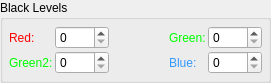
            <widget class="QGroupBox" name="grpBlackLvl">
             <property name="geometry">
              <rect>
               <x>10</x>
               <y>390</y>
               <width>271</width>
               <height>81</height>
              </rect>
             </property>
             <property name="toolTip">
              <string>Black levels calculated as selected above
either by filling with zeroes or scaling down</string>
             </property>
             <property name="title">
              <string>Black Levels</string>
             </property>
             <layout class="QGridLayout" name="gridLayout_3">
              <property name="leftMargin">
               <number>6</number>
              </property>
              <property name="topMargin">
               <number>6</number>
              </property>
              <property name="rightMargin">
               <number>6</number>
              </property>
              <property name="bottomMargin">
               <number>6</number>
              </property>
              <property name="spacing">
               <number>2</number>
              </property>
              <item row="2" column="4">
               <widget class="QSpinBox" name="spinBlckBlue">
                <property name="maximumSize">
                 <size>
                  <width>55</width>
                  <height>16777215</height>
                 </size>
                </property>
                <property name="focusPolicy">
                 <enum>Qt::FocusPolicy::WheelFocus</enum>
                </property>
                <property name="toolTip">
                 <string>Blue channel black level 0..4095</string>
                </property>
                <property name="maximum">
                 <number>4095</number>
                </property>
               </widget>
              </item>
              <item row="2" column="3">
               <widget class="QLabel" name="lblBlckBlue">
                <property name="palette">
                 <palette>
                  <active>
                   <colorrole role="WindowText">
                    <brush brushstyle="SolidPattern">
                     <color alpha="255">
                      <red>51</red>
                      <green>153</green>
                      <blue>255</blue>
                     </color>
                    </brush>
                   </colorrole>
                  </active>
                  <inactive>
                   <colorrole role="WindowText">
                    <brush brushstyle="SolidPattern">
                     <color alpha="255">
                      <red>51</red>
                      <green>153</green>
                      <blue>255</blue>
                     </color>
                    </brush>
                   </colorrole>
                  </inactive>
                  <disabled>
                   <colorrole role="WindowText">
                    <brush brushstyle="SolidPattern">
                     <color alpha="255">
                      <red>120</red>
                      <green>120</green>
                      <blue>120</blue>
                     </color>
                    </brush>
                   </colorrole>
                  </disabled>
                 </palette>
                </property>
                <property name="toolTip">
                 <string>Blue channel black level 0..4095</string>
                </property>
                <property name="text">
                 <string>Blue:</string>
                </property>
               </widget>
              </item>
              <item row="0" column="4">
               <widget class="QSpinBox" name="spinBlckGreen">
                <property name="maximumSize">
                 <size>
                  <width>55</width>
                  <height>16777215</height>
                 </size>
                </property>
                <property name="focusPolicy">
                 <enum>Qt::FocusPolicy::WheelFocus</enum>
                </property>
                <property name="toolTip">
                 <string>Green channel black level 0..4095</string>
                </property>
                <property name="maximum">
                 <number>4095</number>
                </property>
               </widget>
              </item>
              <item row="2" column="1">
               <widget class="QSpinBox" name="spinBlckGreen2">
                <property name="maximumSize">
                 <size>
                  <width>55</width>
                  <height>16777215</height>
                 </size>
                </property>
                <property name="focusPolicy">
                 <enum>Qt::FocusPolicy::WheelFocus</enum>
                </property>
                <property name="toolTip">
                 <string>Green2 channel black level 0..4095</string>
                </property>
                <property name="maximum">
                 <number>4095</number>
                </property>
               </widget>
              </item>
              <item row="0" column="0">
               <widget class="QLabel" name="lblBlckRed">
                <property name="palette">
                 <palette>
                  <active>
                   <colorrole role="WindowText">
                    <brush brushstyle="SolidPattern">
                     <color alpha="255">
                      <red>255</red>
                      <green>0</green>
                      <blue>0</blue>
                     </color>
                    </brush>
                   </colorrole>
                  </active>
                  <inactive>
                   <colorrole role="WindowText">
                    <brush brushstyle="SolidPattern">
                     <color alpha="255">
                      <red>255</red>
                      <green>0</green>
                      <blue>0</blue>
                     </color>
                    </brush>
                   </colorrole>
                  </inactive>
                  <disabled>
                   <colorrole role="WindowText">
                    <brush brushstyle="SolidPattern">
                     <color alpha="255">
                      <red>120</red>
                      <green>120</green>
                      <blue>120</blue>
                     </color>
                    </brush>
                   </colorrole>
                  </disabled>
                 </palette>
                </property>
                <property name="toolTip">
                 <string>Red channel black level 0..4095</string>
                </property>
                <property name="text">
                 <string>Red:</string>
                </property>
               </widget>
              </item>
              <item row="0" column="1">
               <widget class="QSpinBox" name="spinBlckRed">
                <property name="maximumSize">
                 <size>
                  <width>55</width>
                  <height>16777215</height>
                 </size>
                </property>
                <property name="focusPolicy">
                 <enum>Qt::FocusPolicy::WheelFocus</enum>
                </property>
                <property name="toolTip">
                 <string>Red channel black level 0..4095</string>
                </property>
                <property name="maximum">
                 <number>4095</number>
                </property>
               </widget>
              </item>
              <item row="0" column="3">
               <widget class="QLabel" name="lblBlckGreen">
                <property name="palette">
                 <palette>
                  <active>
                   <colorrole role="WindowText">
                    <brush brushstyle="SolidPattern">
                     <color alpha="255">
                      <red>0</red>
                      <green>255</green>
                      <blue>0</blue>
                     </color>
                    </brush>
                   </colorrole>
                  </active>
                  <inactive>
                   <colorrole role="WindowText">
                    <brush brushstyle="SolidPattern">
                     <color alpha="255">
                      <red>0</red>
                      <green>255</green>
                      <blue>0</blue>
                     </color>
                    </brush>
                   </colorrole>
                  </inactive>
                  <disabled>
                   <colorrole role="WindowText">
                    <brush brushstyle="SolidPattern">
                     <color alpha="255">
                      <red>120</red>
                      <green>120</green>
                      <blue>120</blue>
                     </color>
                    </brush>
                   </colorrole>
                  </disabled>
                 </palette>
                </property>
                <property name="toolTip">
                 <string>Green channel black level 0..4095</string>
                </property>
                <property name="text">
                 <string>Green:</string>
                </property>
               </widget>
              </item>
              <item row="2" column="0">
               <widget class="QLabel" name="lblBlckGreen2">
                <property name="palette">
                 <palette>
                  <active>
                   <colorrole role="WindowText">
                    <brush brushstyle="SolidPattern">
                     <color alpha="255">
                      <red>0</red>
                      <green>255</green>
                      <blue>0</blue>
                     </color>
                    </brush>
                   </colorrole>
                  </active>
                  <inactive>
                   <colorrole role="WindowText">
                    <brush brushstyle="SolidPattern">
                     <color alpha="255">
                      <red>0</red>
                      <green>255</green>
                      <blue>0</blue>
                     </color>
                    </brush>
                   </colorrole>
                  </inactive>
                  <disabled>
                   <colorrole role="WindowText">
                    <brush brushstyle="SolidPattern">
                     <color alpha="255">
                      <red>120</red>
                      <green>120</green>
                      <blue>120</blue>
                     </color>
                    </brush>
                   </colorrole>
                  </disabled>
                 </palette>
                </property>
                <property name="toolTip">
                 <string>Green2 channel black level 0..4095</string>
                </property>
                <property name="text">
                 <string>Green2:</string>
                </property>
               </widget>
              </item>
              <item row="0" column="2">
               <spacer name="horizontalSpacer">
                <property name="orientation">
                 <enum>Qt::Orientation::Horizontal</enum>
                </property>
                <property name="sizeHint" stdset="0">
                 <size>
                  <width>10</width>
                  <height>20</height>
                 </size>
                </property>
               </spacer>
              </item>
             </layout>
            </widget>
